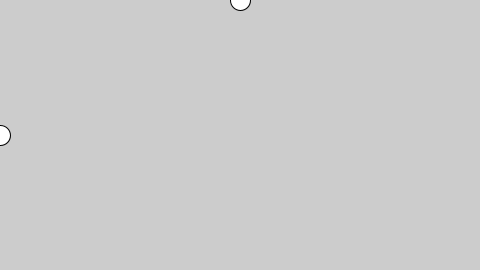
Frame 1 (no input)
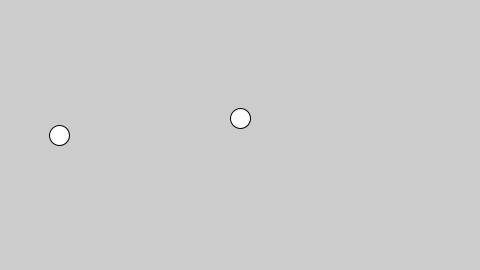
Frame 60 (the mouse pressed at the canvas centre just before this capture)
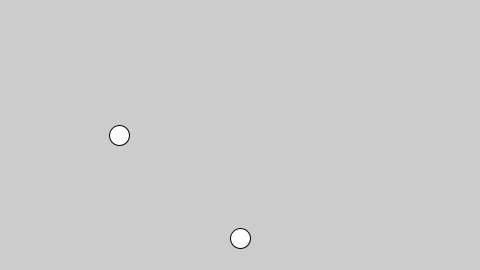
Frame 120 (the mouse held since frame 60 and released just before this capture)

The Processing sketch that drew these frames (run headless with seeded random() and noise(); from frame 60 on, the mouse is pressed at the canvas centre):

// Processing sketch: MovingCircles
// ── MovingCircles.pde
/**
 * quick example of using variables
 * @version Oct 7 2024
 */

int xPosition;  //x position of the circle
int yPosition;

void setup()
{
  size(480, 270);
  
  //start the circle on the lefthand side
  xPosition = 0;
  
  yPosition = 0;
}

void draw()
{
  background(204);
  
  //moving circle
  circle(xPosition, height/2, 20);
  circle(width/2, yPosition, 20);
  
  //move the circle to the right by 1 each frame
  xPosition = xPosition + 1;
  
  //move the circle up by 2 points each frame
  yPosition = yPosition + 2;
}
